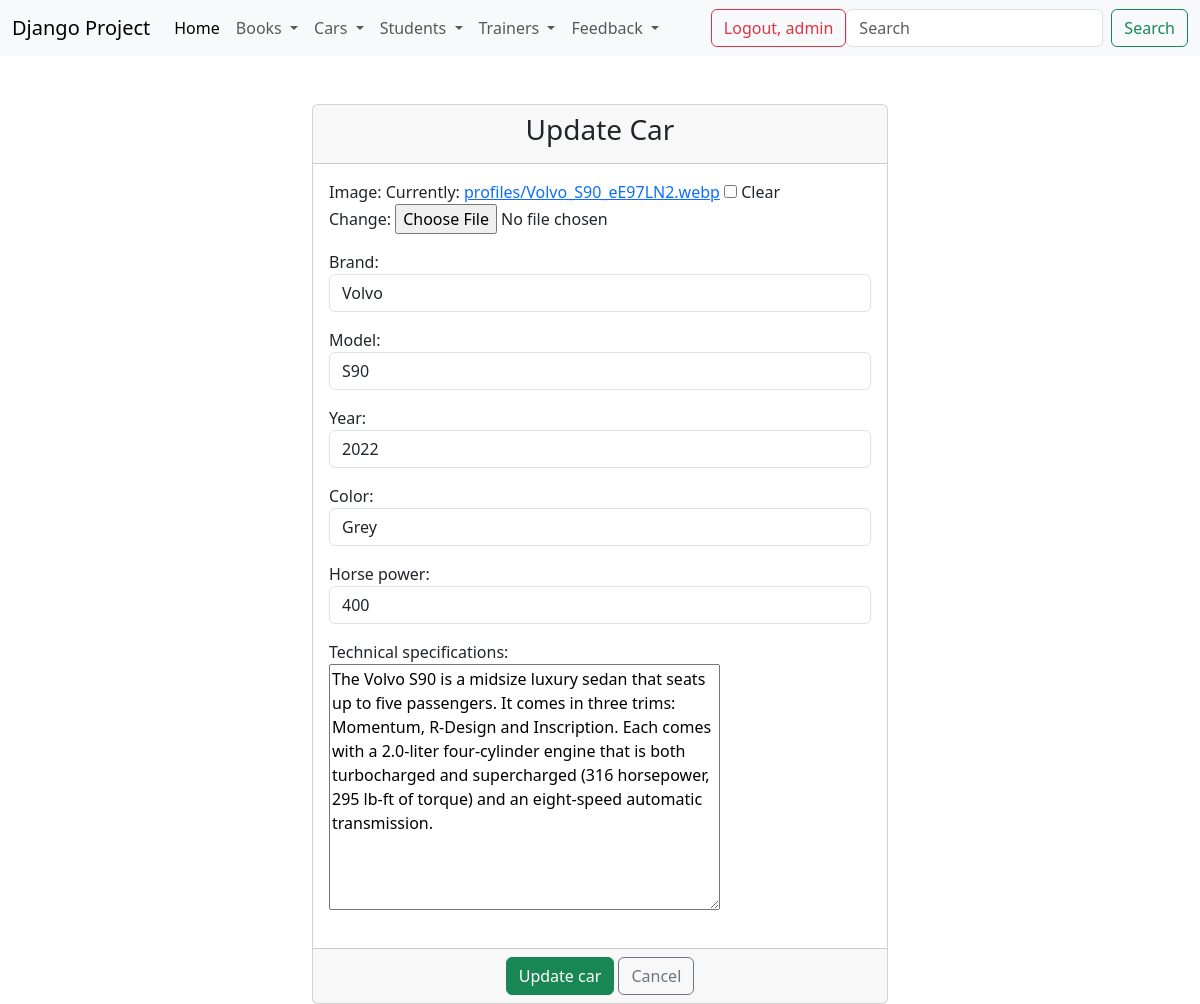
Page /update_car/5/ (signed in) on the committed database.
### cars/models.py (models this page shows, shortened)
class Car(models.Model):
    image = models.ImageField(upload_to='profiles/', null=True, blank=True)
    brand = models.CharField(max_length=30)
    model = models.CharField(max_length=30)
    year = models.IntegerField()
    color = models.CharField(max_length=15)
    horse_power = models.IntegerField()
    technical_specifications = models.TextField(max_length=5000, null=True)

### cars/views.py (the view)
# urls.py: path('update_car/<int:pk>/', views.CarUpdateView.as_view(), name='update-car'),
class CarUpdateView(LoginRequiredMixin, UpdateView):
    template_name = 'car/update_car.html'
    model = Car
    form_class = CarUpdateForm
    success_url = reverse_lazy('list-of-cars')

### cars/forms.py
class CarUpdateForm(forms.ModelForm):
    class Meta:
        model = Car
        fields = "__all__"
        widgets = {
            'brand': TextInput(attrs={'class': 'form-control', 'placeholder': 'Please enter the car\'s brand '}),
            'model': TextInput(attrs={'class': 'form-control', 'placeholder': 'Please enter the car\'s model'}),
            'year': NumberInput(attrs={'class': 'form-control', 'placeholder': 'Please enter the car\'s year'}),
            'color': TextInput(attrs={'class': 'form-control', 'placeholder': 'Please enter the car\'s color'}),
            'horse_power': NumberInput(
                attrs={'class': 'form-control', 'placeholder': 'Please enter the car\'s horse power'})
        }

### templates/car/update_car.html (shortened to what this page needs)
{% extends 'base.html' %}
{% block content %}
    <div class="container-fluid">
        <div class="row">
            <div class="col-md-6 offset-3">
                <br><br>
                <div class="card">
                    <div class="card-header">
                        <h3 class="text-center">Update Car</h3>
                    </div>
                    <form method="post" enctype="multipart/form-data">
                        <div class="card-body">
                            {{ form.as_p }}
                        </div>
                        <div class="card-footer text-center">
                            <button type="submit" class="btn btn-success">Update car</button>
                            <a href="{% url 'list-of-books' %}" class="btn btn-outline-secondary">Cancel</a>
                        </div>
                    </form>
                </div>
            </div>
        </div>
    </div>
{% endblock %}

### templates/navbar.html (shortened to what this page needs)
<nav class="navbar navbar-expand-lg bg-body-tertiary">
    <div class="container-fluid">
        <a class="navbar-brand" href="#">Django Project</a>
        <div class="collapse navbar-collapse" id="navbarSupportedContent">
            <ul class="navbar-nav me-auto mb-2 mb-lg-0">
                <li class="nav-item">
                    <a class="nav-link active" aria-current="page" href="{% url 'home' %}">Home</a>
                </li>
                {% if user.is_authenticated %}
                    <li class="nav-item dropdown">
                        <a class="nav-link dropdown-toggle" href="#" role="button" data-bs-toggle="dropdown"
                           aria-expanded="false">
                            Books
                        </a>
                    </li>
                    <li class="nav-item dropdown">
                        <a class="nav-link dropdown-toggle" href="#" role="button" data-bs-toggle="dropdown"
                           aria-expanded="false">
                            Cars
                        </a>
                    </li>
                    <li class="nav-item dropdown">
                        <a class="nav-link dropdown-toggle" href="#" role="button" data-bs-toggle="dropdown"
                           aria-expanded="false">
                            Students
                        </a>
                    </li>
                    <li class="nav-item dropdown">
                        <a class="nav-link dropdown-toggle" href="#" role="button" data-bs-toggle="dropdown"
                           aria-expanded="false">
                            Trainers
                        </a>
                    </li>
                    <li class="nav-item dropdown">
                        <a class="nav-link dropdown-toggle" href="#" role="button" data-bs-toggle="dropdown"
                           aria-expanded="false">
                            Feedback
                        </a>
                    </li>
                {% endif %}
            </ul>
            {% if user.is_authenticated %}
                <div>
                    <a href="{% url 'logout' %}" class="btn btn-outline-danger">Logout, {{ user.username }}</a>
                </div>
            {% else %}
                <div>
                    <a href="{% url 'login' %}" class="btn btn-outline-success">Login</a>
                    <a href="{% url 'signup' %}" class="btn btn-outline-secondary">Sign Up</a>
                </div>
            {% endif %}
            <form class="d-flex" role="search">
                <input class="form-control me-2" type="search" placeholder="Search" aria-label="Search">
                <button class="btn btn-outline-success" type="submit">Search</button>
            </form>
        </div>
    </div>
</nav>

### rows in the picture
Car: brand "Volvo", model "S90", year "2022", color "Grey", horse_power "400", technical_specifications "The Volvo S90 is a midsize luxury sedan that seats up to five passengers. It comes in three trims: Momentum, R-Design and Inscription. Each comes with a 2.0-liter four-cylinder engine that is both turbocharged and supercharged (316 horsepower, 295 lb-ft of torque) and an eight-speed automatic transmission."

### other values in the picture
{{ user.username }} "admin"
